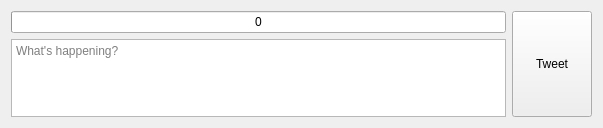
<?xml version="1.0" encoding="UTF-8"?>
<ui version="4.0">
 <class>PostArea</class>
 <widget class="QWidget" name="PostArea">
  <property name="geometry">
   <rect>
    <x>0</x>
    <y>0</y>
    <width>603</width>
    <height>128</height>
   </rect>
  </property>
  <property name="windowTitle">
   <string>Form</string>
  </property>
  <layout class="QHBoxLayout" name="horizontalLayout">
   <item>
    <layout class="QVBoxLayout" name="verticalLayout">
     <item>
      <widget class="QProgressBar" name="statusLengthBar">
       <property name="sizePolicy">
        <sizepolicy hsizetype="Expanding" vsizetype="Minimum">
         <horstretch>0</horstretch>
         <verstretch>0</verstretch>
        </sizepolicy>
       </property>
       <property name="autoFillBackground">
        <bool>false</bool>
       </property>
       <property name="maximum">
        <number>100</number>
       </property>
       <property name="value">
        <number>0</number>
       </property>
       <property name="textVisible">
        <bool>true</bool>
       </property>
       <property name="invertedAppearance">
        <bool>false</bool>
       </property>
       <property name="format">
        <string>%p</string>
       </property>
      </widget>
     </item>
     <item>
      <widget class="QTextEdit" name="statusTextEdit">
       <property name="placeholderText">
        <string>What's happening?</string>
       </property>
      </widget>
     </item>
    </layout>
   </item>
   <item>
    <layout class="QVBoxLayout" name="verticalLayout_2">
     <item>
      <widget class="QPushButton" name="updateStatusButton">
       <property name="sizePolicy">
        <sizepolicy hsizetype="Minimum" vsizetype="MinimumExpanding">
         <horstretch>0</horstretch>
         <verstretch>0</verstretch>
        </sizepolicy>
       </property>
       <property name="text">
        <string>Tweet</string>
       </property>
      </widget>
     </item>
    </layout>
   </item>
  </layout>
 </widget>
 <resources/>
 <connections/>
</ui>
